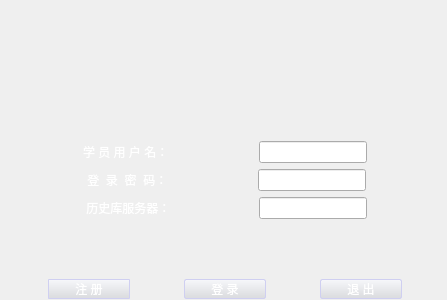
<?xml version="1.0" encoding="UTF-8"?>
<ui version="4.0">
 <class>Login</class>
 <widget class="QDialog" name="Login">
  <property name="geometry">
   <rect>
    <x>0</x>
    <y>0</y>
    <width>447</width>
    <height>300</height>
   </rect>
  </property>
  <property name="minimumSize">
   <size>
    <width>330</width>
    <height>220</height>
   </size>
  </property>
  <property name="maximumSize">
   <size>
    <width>660</width>
    <height>440</height>
   </size>
  </property>
  <property name="windowTitle">
   <string>欢迎</string>
  </property>
  <property name="windowIcon">
   <iconset>
    <normaloff>:/images/login.png</normaloff>:/images/login.png</iconset>
  </property>
  <property name="styleSheet">
   <string notr="true">color: rgb(255, 255, 255);
background-image: url(:/pic/images/background/login_background.png);</string>
  </property>
  <widget class="QWidget" name="widget" native="true">
   <property name="geometry">
    <rect>
     <x>0</x>
     <y>0</y>
     <width>450</width>
     <height>300</height>
    </rect>
   </property>
   <property name="minimumSize">
    <size>
     <width>450</width>
     <height>300</height>
    </size>
   </property>
   <property name="maximumSize">
    <size>
     <width>330</width>
     <height>220</height>
    </size>
   </property>
   <property name="styleSheet">
    <string notr="true">font: 14pt &quot;微软雅黑&quot;;</string>
   </property>
   <layout class="QGridLayout" name="gridLayout">
    <item row="0" column="0">
     <spacer name="verticalSpacer">
      <property name="orientation">
       <enum>Qt::Vertical</enum>
      </property>
      <property name="sizeHint" stdset="0">
       <size>
        <width>20</width>
        <height>40</height>
       </size>
      </property>
     </spacer>
    </item>
    <item row="1" column="0">
     <widget class="QLabel" name="label_welcom">
      <property name="minimumSize">
       <size>
        <width>0</width>
        <height>30</height>
       </size>
      </property>
      <property name="styleSheet">
       <string notr="true">border-image: url(:/pic/images/background/welcom_words.png);</string>
      </property>
      <property name="text">
       <string/>
      </property>
     </widget>
    </item>
    <item row="2" column="0">
     <spacer name="verticalSpacer_2">
      <property name="orientation">
       <enum>Qt::Vertical</enum>
      </property>
      <property name="sizeHint" stdset="0">
       <size>
        <width>20</width>
        <height>40</height>
       </size>
      </property>
     </spacer>
    </item>
    <item row="3" column="0">
     <layout class="QHBoxLayout" name="horizontalLayout_2">
      <item>
       <spacer name="horizontalSpacer_8">
        <property name="orientation">
         <enum>Qt::Horizontal</enum>
        </property>
        <property name="sizeHint" stdset="0">
         <size>
          <width>40</width>
          <height>20</height>
         </size>
        </property>
       </spacer>
      </item>
      <item>
       <widget class="QLabel" name="label">
        <property name="styleSheet">
         <string notr="true"/>
        </property>
        <property name="text">
         <string>学 员 用 户 名：</string>
        </property>
       </widget>
      </item>
      <item>
       <spacer name="horizontalSpacer_5">
        <property name="orientation">
         <enum>Qt::Horizontal</enum>
        </property>
        <property name="sizeHint" stdset="0">
         <size>
          <width>40</width>
          <height>20</height>
         </size>
        </property>
       </spacer>
      </item>
      <item>
       <widget class="QLineEdit" name="editUserName">
        <property name="mouseTracking">
         <bool>true</bool>
        </property>
        <property name="acceptDrops">
         <bool>true</bool>
        </property>
        <property name="styleSheet">
         <string notr="true"/>
        </property>
        <property name="text">
         <string/>
        </property>
       </widget>
      </item>
      <item>
       <spacer name="horizontalSpacer_11">
        <property name="orientation">
         <enum>Qt::Horizontal</enum>
        </property>
        <property name="sizeHint" stdset="0">
         <size>
          <width>40</width>
          <height>20</height>
         </size>
        </property>
       </spacer>
      </item>
     </layout>
    </item>
    <item row="4" column="0">
     <layout class="QHBoxLayout" name="horizontalLayout_3">
      <item>
       <spacer name="horizontalSpacer_9">
        <property name="orientation">
         <enum>Qt::Horizontal</enum>
        </property>
        <property name="sizeHint" stdset="0">
         <size>
          <width>40</width>
          <height>20</height>
         </size>
        </property>
       </spacer>
      </item>
      <item>
       <widget class="QLabel" name="label_2">
        <property name="styleSheet">
         <string notr="true"/>
        </property>
        <property name="text">
         <string> 登  录  密  码：</string>
        </property>
       </widget>
      </item>
      <item>
       <spacer name="horizontalSpacer_6">
        <property name="orientation">
         <enum>Qt::Horizontal</enum>
        </property>
        <property name="sizeHint" stdset="0">
         <size>
          <width>40</width>
          <height>20</height>
         </size>
        </property>
       </spacer>
      </item>
      <item>
       <widget class="QLineEdit" name="editPassword">
        <property name="acceptDrops">
         <bool>true</bool>
        </property>
        <property name="styleSheet">
         <string notr="true"/>
        </property>
        <property name="text">
         <string/>
        </property>
        <property name="echoMode">
         <enum>QLineEdit::Password</enum>
        </property>
       </widget>
      </item>
      <item>
       <spacer name="horizontalSpacer_12">
        <property name="orientation">
         <enum>Qt::Horizontal</enum>
        </property>
        <property name="sizeHint" stdset="0">
         <size>
          <width>40</width>
          <height>20</height>
         </size>
        </property>
       </spacer>
      </item>
     </layout>
    </item>
    <item row="5" column="0">
     <layout class="QHBoxLayout" name="horizontalLayout_4">
      <item>
       <spacer name="horizontalSpacer_10">
        <property name="orientation">
         <enum>Qt::Horizontal</enum>
        </property>
        <property name="sizeHint" stdset="0">
         <size>
          <width>40</width>
          <height>20</height>
         </size>
        </property>
       </spacer>
      </item>
      <item>
       <widget class="QLabel" name="label_3">
        <property name="styleSheet">
         <string notr="true"/>
        </property>
        <property name="text">
         <string> 历史库服务器：</string>
        </property>
       </widget>
      </item>
      <item>
       <spacer name="horizontalSpacer_7">
        <property name="orientation">
         <enum>Qt::Horizontal</enum>
        </property>
        <property name="sizeHint" stdset="0">
         <size>
          <width>40</width>
          <height>20</height>
         </size>
        </property>
       </spacer>
      </item>
      <item>
       <widget class="QLineEdit" name="editHdbIp">
        <property name="styleSheet">
         <string notr="true"/>
        </property>
        <property name="text">
         <string/>
        </property>
        <property name="readOnly">
         <bool>false</bool>
        </property>
       </widget>
      </item>
      <item>
       <spacer name="horizontalSpacer_13">
        <property name="orientation">
         <enum>Qt::Horizontal</enum>
        </property>
        <property name="sizeHint" stdset="0">
         <size>
          <width>40</width>
          <height>20</height>
         </size>
        </property>
       </spacer>
      </item>
     </layout>
    </item>
    <item row="6" column="0">
     <spacer name="verticalSpacer_3">
      <property name="orientation">
       <enum>Qt::Vertical</enum>
      </property>
      <property name="sizeHint" stdset="0">
       <size>
        <width>20</width>
        <height>10</height>
       </size>
      </property>
     </spacer>
    </item>
    <item row="7" column="0">
     <layout class="QHBoxLayout" name="horizontalLayout">
      <item>
       <spacer name="horizontalSpacer_3">
        <property name="orientation">
         <enum>Qt::Horizontal</enum>
        </property>
        <property name="sizeHint" stdset="0">
         <size>
          <width>13</width>
          <height>22</height>
         </size>
        </property>
       </spacer>
      </item>
      <item>
       <widget class="QPushButton" name="buttonRegister">
        <property name="enabled">
         <bool>false</bool>
        </property>
        <property name="minimumSize">
         <size>
          <width>82</width>
          <height>20</height>
         </size>
        </property>
        <property name="styleSheet">
         <string notr="true">   border: 1px solid #cfcff1;		border-radius: 1px;	background-color: qlineargradient(x1: 0, y1: 0, x2: 0, y2: 1,stop: 0 #f6f7fa, stop: 1 #dadbde);	min-width: 80px;</string>
        </property>
        <property name="text">
         <string>注 册</string>
        </property>
        <property name="autoDefault">
         <bool>false</bool>
        </property>
        <property name="default">
         <bool>true</bool>
        </property>
       </widget>
      </item>
      <item>
       <spacer name="horizontalSpacer">
        <property name="orientation">
         <enum>Qt::Horizontal</enum>
        </property>
        <property name="sizeHint" stdset="0">
         <size>
          <width>13</width>
          <height>22</height>
         </size>
        </property>
       </spacer>
      </item>
      <item>
       <widget class="QPushButton" name="buttonLogin">
        <property name="minimumSize">
         <size>
          <width>82</width>
          <height>20</height>
         </size>
        </property>
        <property name="styleSheet">
         <string notr="true">   border: 1px solid #cfcff1;		border-radius: 2px;	background-color: qlineargradient(x1: 0, y1: 0, x2: 0, y2: 1,stop: 0 #f6f7fa, stop: 1 #dadbde);	min-width: 80px;</string>
        </property>
        <property name="text">
         <string>登 录</string>
        </property>
        <property name="autoDefault">
         <bool>false</bool>
        </property>
        <property name="default">
         <bool>true</bool>
        </property>
       </widget>
      </item>
      <item>
       <spacer name="horizontalSpacer_2">
        <property name="orientation">
         <enum>Qt::Horizontal</enum>
        </property>
        <property name="sizeHint" stdset="0">
         <size>
          <width>13</width>
          <height>22</height>
         </size>
        </property>
       </spacer>
      </item>
      <item>
       <widget class="QPushButton" name="buttonExit">
        <property name="minimumSize">
         <size>
          <width>82</width>
          <height>20</height>
         </size>
        </property>
        <property name="styleSheet">
         <string notr="true">   border: 1px solid #cfcff1;		border-radius: 2px;	background-color: qlineargradient(x1: 0, y1: 0, x2: 0, y2: 1,stop: 0 #f6f7fa, stop: 1 #dadbde);	min-width: 80px;</string>
        </property>
        <property name="text">
         <string>退 出</string>
        </property>
        <property name="autoDefault">
         <bool>false</bool>
        </property>
        <property name="default">
         <bool>true</bool>
        </property>
       </widget>
      </item>
      <item>
       <spacer name="horizontalSpacer_4">
        <property name="orientation">
         <enum>Qt::Horizontal</enum>
        </property>
        <property name="sizeHint" stdset="0">
         <size>
          <width>42</width>
          <height>22</height>
         </size>
        </property>
       </spacer>
      </item>
     </layout>
    </item>
   </layout>
  </widget>
 </widget>
 <tabstops>
  <tabstop>editUserName</tabstop>
  <tabstop>editPassword</tabstop>
  <tabstop>editHdbIp</tabstop>
  <tabstop>buttonLogin</tabstop>
 </tabstops>
 <resources>
  <include location="../SimuTrainee.qrc"/>
 </resources>
 <connections>
  <connection>
   <sender>editUserName</sender>
   <signal>textEdited(QString)</signal>
   <receiver>editPassword</receiver>
   <slot>clear()</slot>
   <hints>
    <hint type="sourcelabel">
     <x>222</x>
     <y>69</y>
    </hint>
    <hint type="destinationlabel">
     <x>232</x>
     <y>113</y>
    </hint>
   </hints>
  </connection>
 </connections>
</ui>
